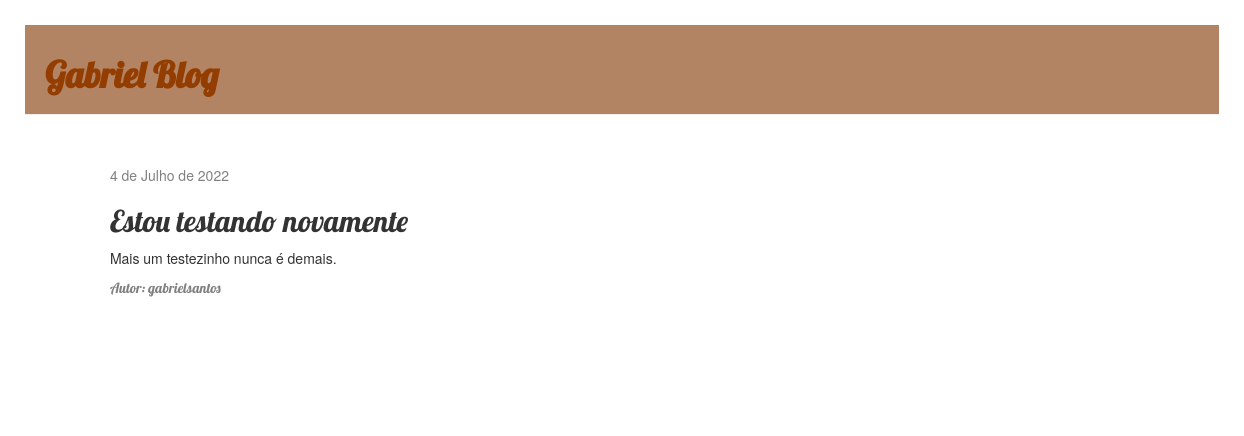
Screenshot of /post/9/ with the database file from the repository.
### blog/models.py (models this page shows, shortened)
class Post(models.Model):
    author = models.ForeignKey(settings.AUTH_USER_MODEL, on_delete=models.CASCADE)
    tittle = models.CharField(max_length=200)
    text = models.TextField()
    created_date = models.DateField(default=timezone.now)
    published_date = models.DateField(blank=True, null=True)

### blog/views.py (the view)
# urls.py: path('post/<int:pk>/',views.post_detail, name='post_detail'),
def post_detail(request, pk):
    post = get_object_or_404(Post, pk=pk)
    return render(request,'blog/post_detail.html', {'post':post})

### blog/templates/blog/post_detail.html (shortened to what this page needs)
{% extends 'blog/base.html' %} {% block content %}
<div class="post">
  {% if post.published_date %}
  <div class="date">{{ post.published_date }}</div>
  {% endif %}
  <h2>{{post.tittle}}</h2>
  <p>{{post.text|linebreaksbr}}</p>
  <p class="author">Autor: {{post.author}}</p>
</div>
{% endblock %}

### blog/static/css/blog.css (style rules this page uses)
body { padding: 2%; }
h1, h2, h3, h4, .author { font-family: "Lobster", cursive; }
.date, .author { color: #808080; }
.post { margin-bottom: 70px; padding: 4%; }

### rows the page displays
Post: published_date "4 de Julho de 2022", tittle "Estou testando novamente", text "Mais um testezinho nunca é demais.", author "gabrielsantos"
